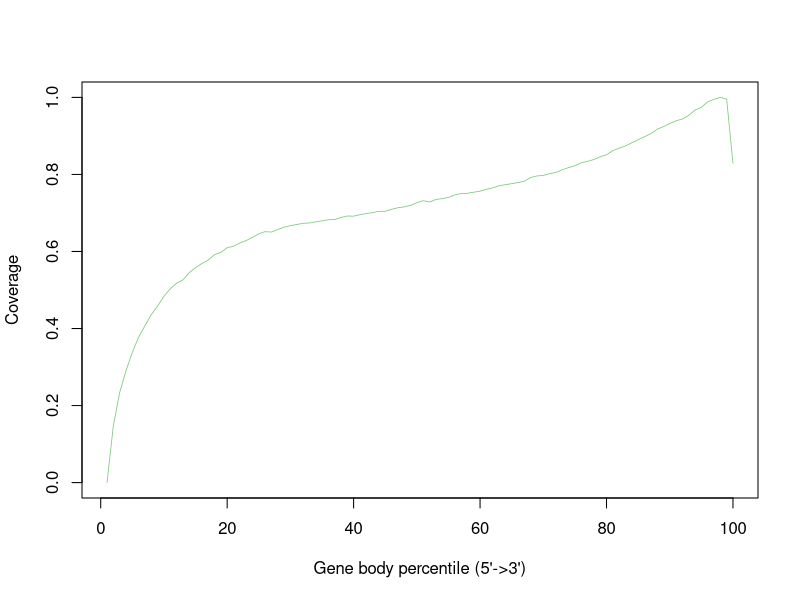

The R script that drew this image:
H9_hRGC_2_sorted <- c(0.0,0.14820576254026782,0.23367733122321327,0.2904845271368621,0.33801623119126906,0.3778638694478939,0.40740610335061095,0.4362661245086252,0.4582624844259487,0.4839367828748723,0.5029413192083748,0.5174424889273866,0.5261059179914795,0.5447764795651493,0.5581871405095417,0.5687550689393696,0.577661825034364,0.5918196008826694,0.597786787032737,0.6098808805415432,0.6134772316318143,0.6220381717990205,0.6282684651128243,0.6369179897751515,0.6458365421851925,0.651461814610548,0.6504807020807892,0.656843760005002,0.6630465136327277,0.6670367181162424,0.6700122152412158,0.673132632114916,0.6740439535183923,0.6768764147168135,0.6794840282828091,0.6822567902594553,0.6829992404608403,0.6883297395687608,0.692148964763465,0.6916861275962994,0.6955172836647769,0.6984062595284398,0.7010631215884316,0.7042111230011189,0.7042577251734888,0.7095245780036491,0.7135120016068106,0.7157537948476387,0.7196012773749638,0.7266679428814352,0.7318405148970415,0.7284469886609155,0.7349468479573402,0.737169892682239,0.7402633529576771,0.7468472217525126,0.7503753964212223,0.7511273105863899,0.753904692412655,0.7565376030192825,0.7615889824749817,0.7650479491052249,0.7708115479016957,0.7733875401669013,0.7760304529722184,0.7789498839610394,0.7823074830171188,0.7919735540072531,0.7961343789563069,0.7974242140581754,0.8021297327331774,0.8050688541490152,0.8120855535149476,0.8178386118778217,0.8225281629172475,0.8301805177084218,0.8340448200765926,0.8387112718679236,0.8459657813569602,0.8510600401935887,0.8617571450011119,0.8682051543348228,0.8741269493410614,0.8821811413432675,0.890180478237862,0.8979170219390827,0.9059317433814374,0.9171549279577063,0.9240393560952278,0.9322912148670528,0.9393559068455317,0.9438991476960541,0.9534074261526009,0.9674973844026162,0.9742072898715224,0.9885790140953854,0.9950688711931206,1.0,0.9953321129155835,0.829286195557427)


pdf("/users/sparthib/retina_lrs/plots/gene_body_percentile/H9-hRGC_2.geneBodyCoverage.curves.pdf")
x=1:100
icolor = colorRampPalette(c("#7fc97f","#beaed4","#fdc086","#ffff99","#386cb0","#f0027f"))(1)
plot(x,H9_hRGC_2_sorted,type='l',xlab="Gene body percentile (5'->3')", ylab="Coverage",lwd=0.8,col=icolor[1])
dev.off()
